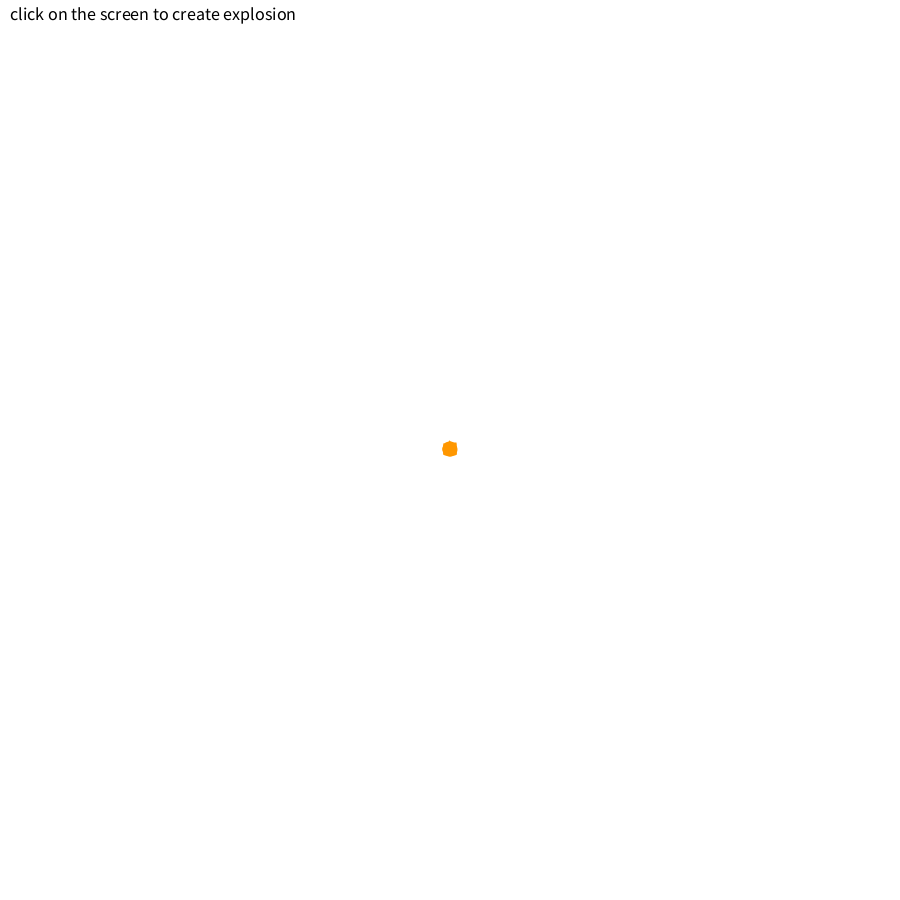
Frame 1 (no input)
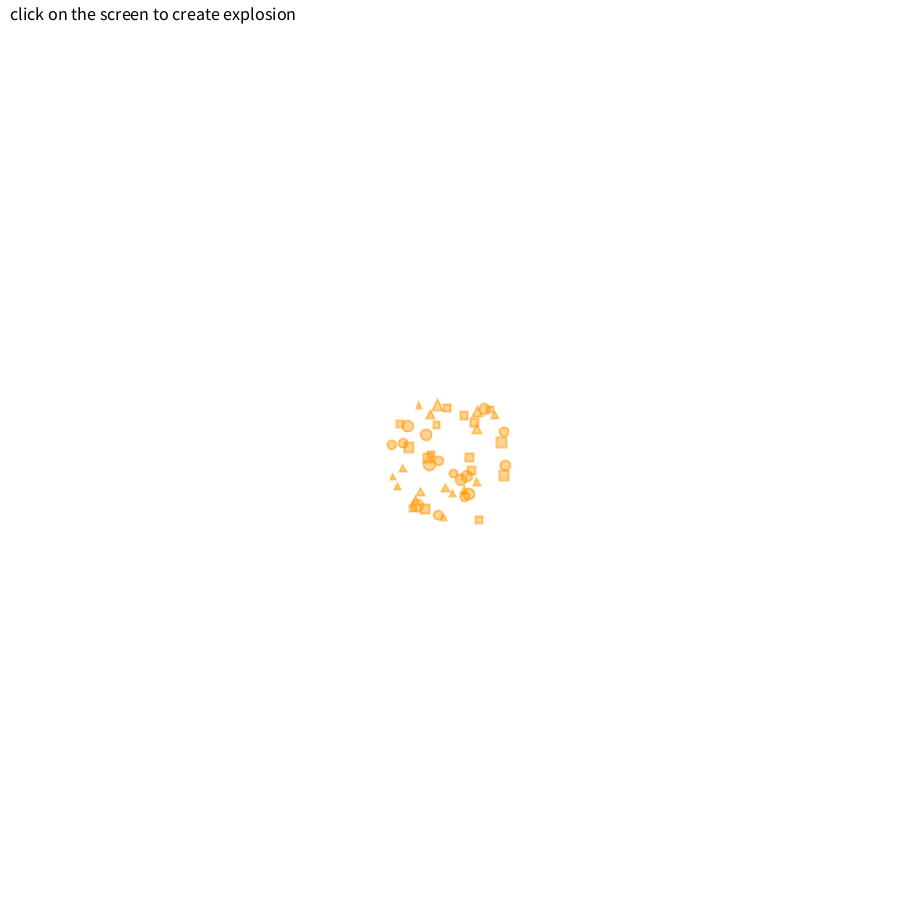
Frame 60 (the mouse pressed at the canvas centre just before this capture)
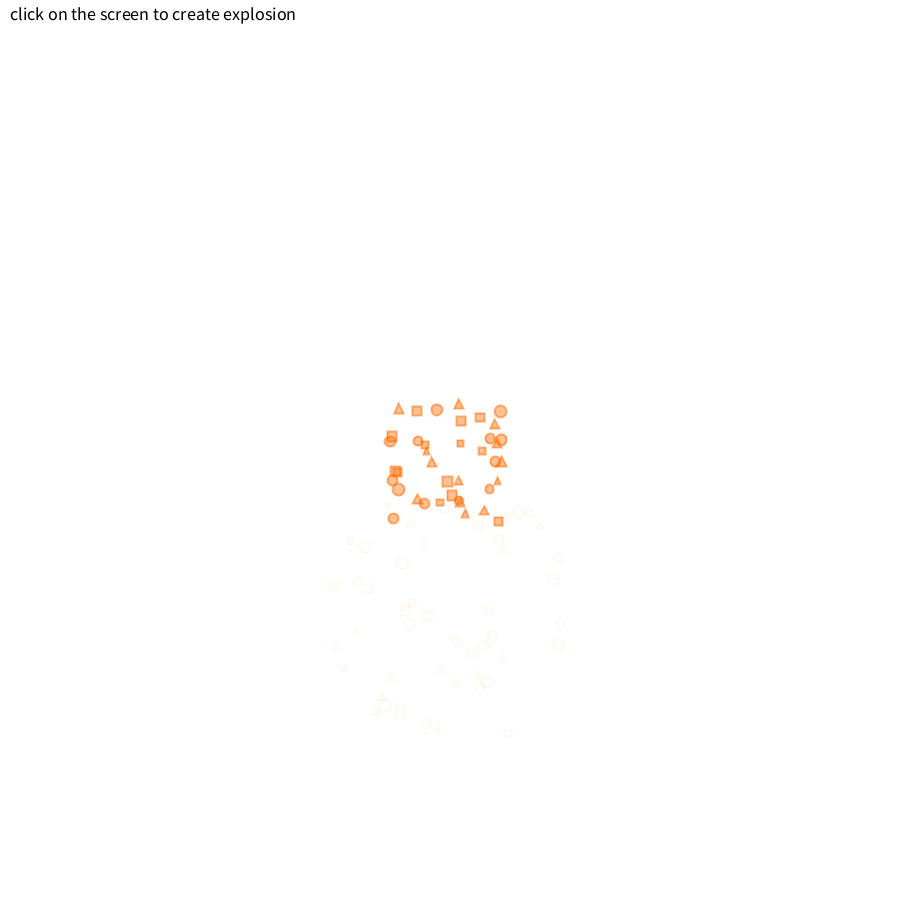
Frame 120 (the mouse held since frame 60 and released just before this capture)

The Processing sketch that drew these frames (run headless with seeded random() and noise(); from frame 60 on, the mouse is pressed at the canvas centre):

// Processing sketch: assignment_4_2
// ── assignment_4_2.pde
/* Particle system spawning differently shaped particles
 * Based on example from The Nature of Code
 * http://natureofcode.com
 * by Daniel Shiffman
 * extended by Jesse Visser & Jonathan Matarazzi
 */

ArrayList<Particle> particles;

void setup() {
  size(900, 900);
  particles = new ArrayList<Particle>();
  explosion(50, width/2, height/2, color(255, random(100, 180), 0));
}

// draws the scene
void draw() {
  background(255);
  fill(0);
  textSize(18);
  text("click on the screen to create explosion", 10, 20);
  displayParticles();
}

// Create an explosion of particles at the mouse position
void mousePressed() {
  explosion(40, mouseX, mouseY, color(255, random(100, 200), 0));
}

// Create an epxlosion of three shapes of particles.
void explosion(int amount, float x, float y, color pColour) {
  for(int i = 0; i < amount/3; i++) {
    particles.add(new Particle(new PVector(x, y), "round", pColour, random(8, 12)));
    particles.add(new Particle(new PVector(x, y), "square", pColour, random(6, 10)));
    particles.add(new Particle(new PVector(x, y), "triangle", pColour, random(4, 8)));
  }
}

// Loops backwards through arrayList to display particles
void displayParticles() {
  for (int i = particles.size()-1; i >= 0; i--) {
    Particle p = particles.get(i);
    p.run();
    // delete expired particles
    if (p.isDead()) {
      particles.remove(i);
    }
  }
}

// ── Particle.pde
/* Particle class
 * Based on example from The Nature of Code
 * http://natureofcode.com
 * by Daniel Shiffman
 * extended by Jesse Visser & Jonathan Matarazzi
 */

class Particle {
  PVector pos, vel, acc;
  float lifespan, size;
  String shape;
  color pColour;

  // Instantiate particle class
  Particle(PVector l, String _shape, color _pColour, float _size) {
    acc = new PVector(0, 0.04);
    vel = new PVector(random(-1, 1), random(-2, 0));
    pos = l.copy();
    lifespan = 255.0;
    shape = _shape;
    pColour = _pColour;
    size = _size;
  }

  // Move and display particle
  void run() {
    update();
    display();
  }

  // Method to update position of particle
  void update() {
    vel.add(acc);
    pos.add(vel);
    lifespan -= 2.0;
  }

  // Method to display particle
  void display() {
    stroke(pColour, lifespan);
    strokeWeight(2);
    fill(pColour, lifespan-30);
    
    // switch for the shape of the particle
    switch(shape) {
      case "round" :
        ellipse(pos.x, pos.y, size, size);
        break;
      case "square" :
        rectMode(CENTER);
        rect(pos.x, pos.y, size, size);
        break;
      case "triangle" :
        triangle(pos.x, pos.y-size/1.5, pos.x+size/1.5, pos.y+size/1.5, pos.x-size/1.5, pos.y+size/1.5);
        break;
      default:
        println("ERROR: no particle shape selected");
        exit();
    }
  }

  // Boolean to tell if the particle is expired
  boolean isDead() {
    if (lifespan < 0.0) {
      return true;
    } 
    else {
      return false;
    }
  }
}
